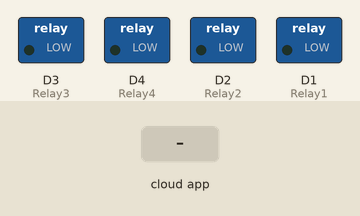
The sketch below on a simulated ESP8266 (NodeMCU). Parts: switched loads named in the sketch (green lamp = pin HIGH). The inputs (shaded band) are chosen by the test bench. WiFi joins after 1.5 s; servers stay silent unless stated; no MQTT or app messages arrive unless stated; what the sketch prints to the serial monitor is not drawn.

Above: at 2.7 s.
2.8 s: the phone or cloud app sets Relay1 to 1
At 3.3 s:
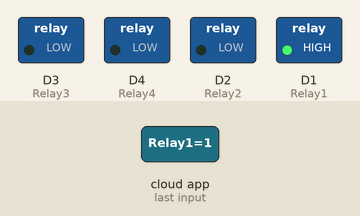
4.3 s: the phone or cloud app sets Relay2 to 1
At 5.3 s:
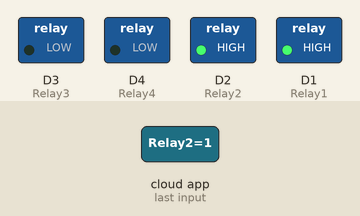
5.8 s: the phone or cloud app sets Relay3 to 1
At 6.8 s:
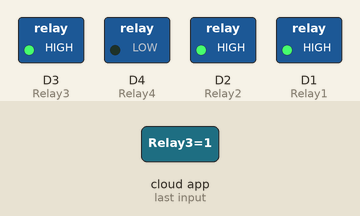
7.3 s: the phone or cloud app sets Relay4 to 1
At 8.5 s:
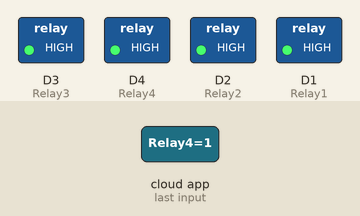
8.8 s: the phone or cloud app sets Relay1 to 0
At 10.0 s:
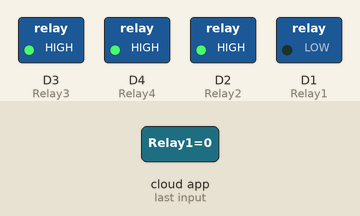
10.3 s: the phone or cloud app sets Relay2 to 0
At 11.0 s:
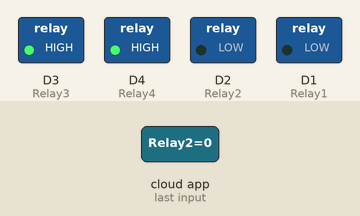
Timing chart, 0 to 12.8 s (numbered marks = the images above; inputs shaded):
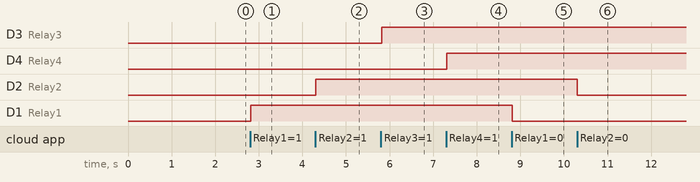

The sketch:

Google_Asistance_Control.ino
```cpp
#include <ESP8266WiFi.h>
#include <Adafruit_MQTT.h>
#include <Adafruit_MQTT_Client.h>


#define Relay1      D1
#define Relay2      D2
#define Relay3      D3
#define Relay4      D4

#define WLAN_SSID "YOUR_SSID"    //my SSID
#define WLAN_PASS "YOUR_PASS"    // my Password

/************************ Adafruit.io Setup**********************/

#define IO_SERVER "io.adafruit.com" // Adafruit Server
#define IO_SERVERPORT 1883
#define IO_USERNAME  "ManishIOT"
#define IO_KEY       "aio_bLjj00zQ04jLWgE6xxxxxxxxxxxx"

//WIFI CLIENT

WiFiClient client;

Adafruit_MQTT_Client mqtt(&client, IO_SERVER,IO_SERVERPORT,IO_USERNAME,IO_KEY);

Adafruit_MQTT_Subscribe Light1 = Adafruit_MQTT_Subscribe(&mqtt, IO_USERNAME"/feeds/Relay1");    // Feeds name should be same everywhere
Adafruit_MQTT_Subscribe Light2 = Adafruit_MQTT_Subscribe(&mqtt, IO_USERNAME"/feeds/Relay2");
Adafruit_MQTT_Subscribe Light3 = Adafruit_MQTT_Subscribe(&mqtt, IO_USERNAME"/feeds/Relay3");
Adafruit_MQTT_Subscribe Light4 = Adafruit_MQTT_Subscribe(&mqtt, IO_USERNAME"/feeds/Relay4");

void MQTT_connect();

void setup(){

Serial.begin(115200);

pinMode(Relay1, OUTPUT);
pinMode(Relay2, OUTPUT);
pinMode(Relay3, OUTPUT);
pinMode(Relay4, OUTPUT);

// Connect WiFi access point.

Serial.println();Serial.println();
Serial.print("Connecting to");
Serial.println(WLAN_SSID);

WiFi.begin(WLAN_SSID, WLAN_PASS);
while(WiFi.status() !=WL_CONNECTED) {
  delay(500);
  Serial.print(".");
}
Serial.println();

Serial.println("WiFi connected");
Serial.println("IP address: ");
Serial.println(WiFi.localIP());

mqtt.subscribe(&Light1);
mqtt.subscribe(&Light2);
mqtt.subscribe(&Light3);
mqtt.subscribe(&Light4);
}

void loop()
{
 MQTT_connect();

 Adafruit_MQTT_Subscribe *subscription;
 while ((subscription = mqtt.readSubscription(20000))) {
if (subscription == &Light1){
Serial.print(F("Got: "));
Serial.println((char *)Light1.lastread);
int Light1_State = atoi((char *)Light1.lastread);
digitalWrite(Relay1, Light1_State);

}

if (subscription == &Light2){
Serial.print(F("Got: "));
Serial.println((char *)Light2.lastread);
int Light2_State = atoi((char *)Light2.lastread);
digitalWrite(Relay2, Light2_State);

}

if (subscription == &Light3){
Serial.print(F("Got: "));
Serial.println((char *)Light3.lastread);
int Light3_State = atoi((char *)Light3.lastread);
digitalWrite(Relay3, Light3_State);

}

if (subscription == &Light4){
Serial.print(F("Got: "));
Serial.println((char *)Light4.lastread);
int Light4_State = atoi((char *)Light4.lastread);
digitalWrite(Relay4, Light4_State);

}
 }}

void MQTT_connect(){
  int8_t ret;

  if (mqtt.connected()){
    return;
  }
Serial.print("connecting to MQTT... ");

uint8_t retries = 3;

while((ret = mqtt.connect()) != 0){
  Serial.println(mqtt.connectErrorString(ret));
  Serial.println("Retrying MQTT connection in 5 second... ");
mqtt.disconnect();
delay(5000);
retries--;
if(retries == 0) {
  while(1);
}
while(1);

}
Serial.println("MQIT Connected!");
}
```

Measured:
- after the input at 2.8 s, D1 (Relay1): LOW → HIGH at once
- after the input at 4.3 s, D2 (Relay2): LOW → HIGH at once
- after the input at 5.8 s, D3 (Relay3): LOW → HIGH at once
- after the input at 7.3 s, D4 (Relay4): LOW → HIGH at once
- after the input at 8.8 s, D1 (Relay1): HIGH → LOW at once
- after the input at 10.3 s, D2 (Relay2): HIGH → LOW at once
